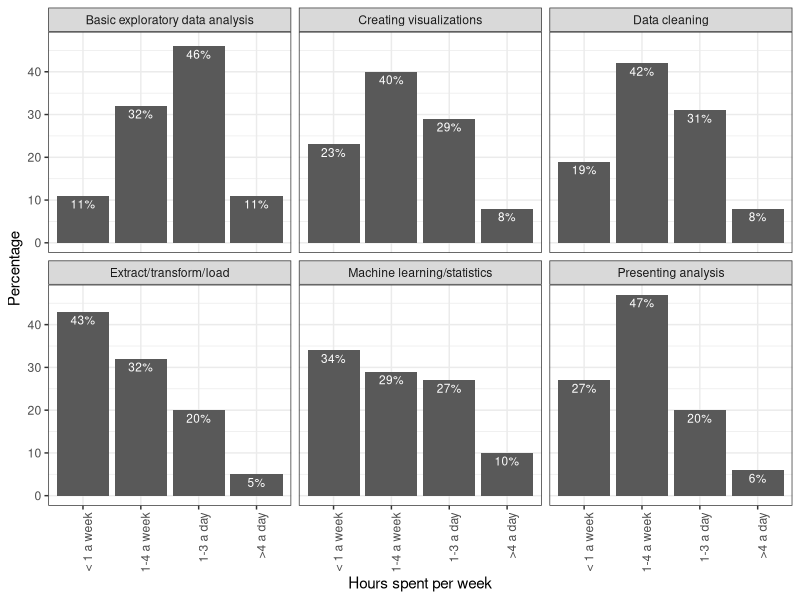
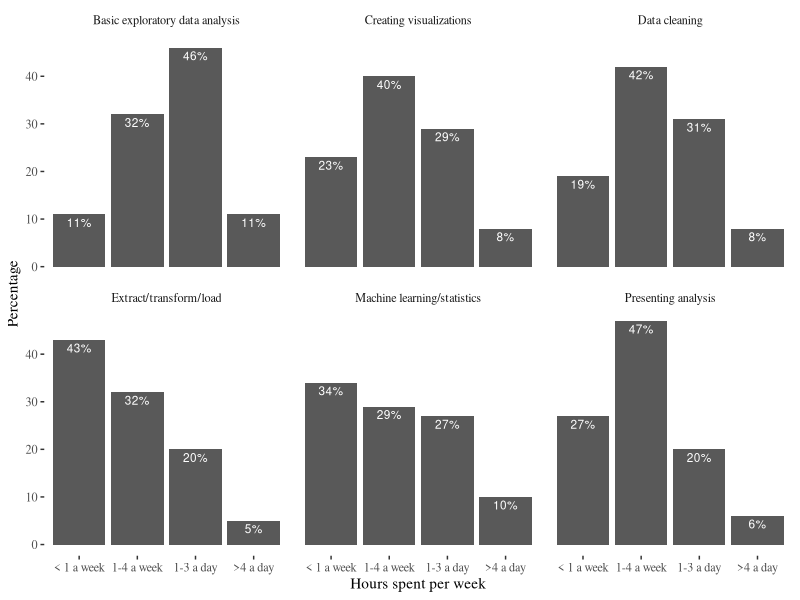
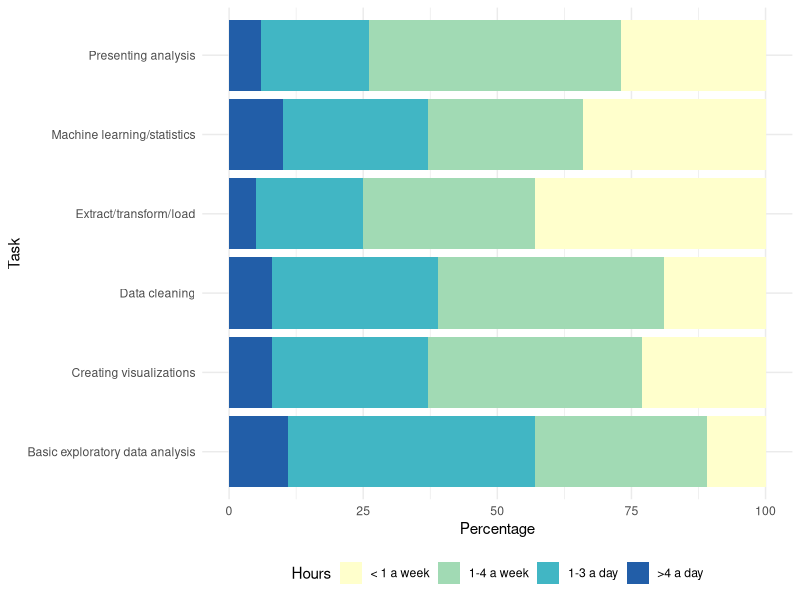
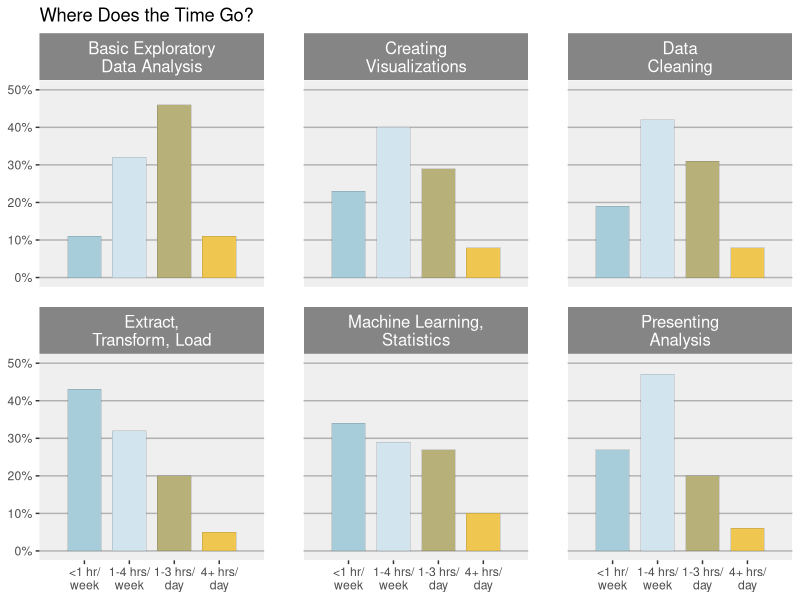

R code for these plots, in order:
## ---- chunk 1

library(scales)
library(ggplot2)
library(ggthemes)
library(data.table)
setwd("/Users/ethen/Business-Analytics/ggplot2/avoid_pie_charts")
d <- fread("pie.txt")
d <- melt( d, id.vars = "Task", 
		   variable.name = "Hours", value.name = "Percentage" )
head(d)

## ---- chunk 2

p1 <- ggplot( d, aes( x = Hours, y = Percentage ) ) + 
	  geom_bar( stat = "identity" ) + 
	  facet_wrap( ~ Task ) + 
	  xlab("Hours spent per week") + 
	  geom_text( aes( label = paste0( Percentage, "%" ), y = Percentage ),
			     vjust = 1.4, size = 3, color = "white" )
p1 + theme_bw() + 
theme( axis.text.x = element_text( angle = 90,  hjust = 1 ) )

## ---- chunk 3

p1 + theme_tufte()

## ---- chunk 4

ggplot( d, aes( x = Task, y = Percentage, fill = Hours ) ) + 
geom_bar( stat = "identity", position = "stack" ) +
coord_flip() +
scale_fill_brewer( palette = "YlGnBu" ) +
theme_minimal() + theme( legend.position = "bottom" )

## ---- chunk 5

# refined x label and strip label
x_labels <- c( "<1 hr/\nweek", "1-4 hrs/\nweek", "1-3 hrs/\nday", "4+ hrs/\nday" )
label_names <- c( "Basic exploratory data analysis" = "Basic Exploratory\nData Analysis", 
				  "Data cleaning" = "Data\nCleaning", 
				  "Machine learning/statistics" = "Machine Learning,\nStatistics", 
				  "Creating visualizations" = "Creating\nVisualizations", 
				  "Presenting analysis" = "Presenting\nAnalysis", 
				  "Extract/transform/load" = "Extract,\nTransform, Load" )

ggplot( d, aes( x = Hours, y = Percentage / 100, fill = Hours ) ) +
geom_bar( stat = "identity", width = 0.75, color = "#2b2b2b", size = 0.05 ) + 
scale_y_continuous( labels = percent, limits = c( 0, 0.5 ) ) + 
scale_x_discrete( expand = c( 0, 1 ), labels = x_labels ) + 
scale_fill_manual( values = c( "#a6cdd9", "#d2e4ee", "#b7b079", "#efc750" ) ) +
facet_wrap( ~ Task, labeller = as_labeller(label_names) ) + 
labs( x = NULL, y = NULL, title = "Where Does the Time Go?" ) +
theme( strip.text = element_text( size = 12, color = "white", hjust = 0.5 ),
	   strip.background = element_rect( fill = "#858585", color = NA ),	   
	   panel.background = element_rect( fill = "#efefef", color = NA ),
	   panel.grid.major.x = element_blank(),
	   panel.grid.minor.x = element_blank(),
	   panel.grid.minor.y = element_blank(),
	   panel.grid.major.y = element_line( color = "#b2b2b2" ),
	   panel.margin.x = unit( 1, "cm" ),
	   panel.margin.y = unit( 0.5, "cm" ),
	   legend.position = "none" ) 

